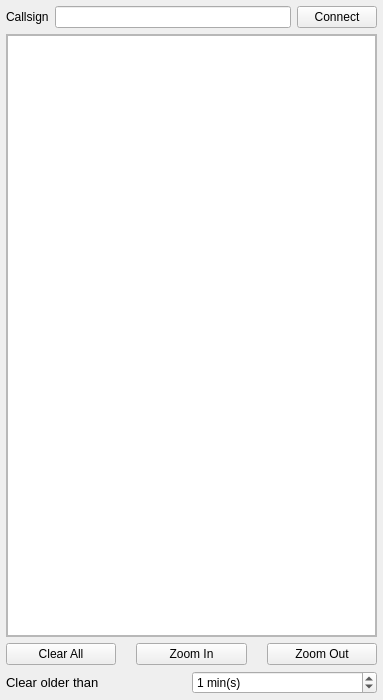
<?xml version="1.0" encoding="UTF-8"?>
<ui version="4.0">
 <class>BandMapWindow</class>
 <widget class="QDockWidget" name="BandMapWindow">
  <property name="geometry">
   <rect>
    <x>0</x>
    <y>0</y>
    <width>383</width>
    <height>700</height>
   </rect>
  </property>
  <property name="windowTitle">
   <string>BandMap</string>
  </property>
  <widget class="QWidget" name="widget">
   <layout class="QVBoxLayout" name="verticalLayout_2">
    <property name="spacing">
     <number>6</number>
    </property>
    <property name="leftMargin">
     <number>6</number>
    </property>
    <property name="topMargin">
     <number>6</number>
    </property>
    <property name="rightMargin">
     <number>6</number>
    </property>
    <property name="bottomMargin">
     <number>6</number>
    </property>
    <item>
     <layout class="QHBoxLayout" name="horizontalLayout_3">
      <item>
       <widget class="QLabel" name="label">
        <property name="text">
         <string>Callsign</string>
        </property>
       </widget>
      </item>
      <item>
       <widget class="QLineEdit" name="callsignField">
        <property name="focusPolicy">
         <enum>Qt::ClickFocus</enum>
        </property>
        <property name="accessibleName">
         <string>callsign</string>
        </property>
        <property name="accessibleDescription">
         <string>callsign used to sign in to dx cluster.</string>
        </property>
        <property name="styleSheet">
         <string notr="true">text-transform: uppercase;</string>
        </property>
       </widget>
      </item>
      <item>
       <widget class="QPushButton" name="connectButton">
        <property name="focusPolicy">
         <enum>Qt::ClickFocus</enum>
        </property>
        <property name="accessibleName">
         <string>connect</string>
        </property>
        <property name="accessibleDescription">
         <string>connect to d x cluster.</string>
        </property>
        <property name="text">
         <string>Connect</string>
        </property>
       </widget>
      </item>
     </layout>
    </item>
    <item>
     <widget class="QScrollArea" name="scrollArea">
      <property name="focusPolicy">
       <enum>Qt::ClickFocus</enum>
      </property>
      <property name="font">
       <font>
        <pointsize>9</pointsize>
       </font>
      </property>
      <property name="widgetResizable">
       <bool>true</bool>
      </property>
      <widget class="QWidget" name="scrollAreaWidgetContents">
       <property name="geometry">
        <rect>
         <x>0</x>
         <y>0</y>
         <width>369</width>
         <height>558</height>
        </rect>
       </property>
       <property name="font">
        <font>
         <pointsize>9</pointsize>
        </font>
       </property>
       <layout class="QVBoxLayout" name="verticalLayout">
        <property name="margin" stdset="0">
         <number>0</number>
        </property>
        <item>
         <widget class="QGraphicsView" name="graphicsView">
          <property name="font">
           <font>
            <pointsize>6</pointsize>
           </font>
          </property>
          <property name="focusPolicy">
           <enum>Qt::NoFocus</enum>
          </property>
          <property name="accessibleName">
           <string>spots</string>
          </property>
          <property name="accessibleDescription">
           <string>spots from cluster.</string>
          </property>
         </widget>
        </item>
       </layout>
      </widget>
     </widget>
    </item>
    <item>
     <layout class="QHBoxLayout" name="horizontalLayout">
      <property name="spacing">
       <number>20</number>
      </property>
      <property name="leftMargin">
       <number>0</number>
      </property>
      <property name="rightMargin">
       <number>0</number>
      </property>
      <item>
       <widget class="QPushButton" name="clearButton">
        <property name="focusPolicy">
         <enum>Qt::NoFocus</enum>
        </property>
        <property name="accessibleName">
         <string>clear all</string>
        </property>
        <property name="accessibleDescription">
         <string>clear spots</string>
        </property>
        <property name="text">
         <string>Clear All</string>
        </property>
       </widget>
      </item>
      <item>
       <widget class="QPushButton" name="zoominButton">
        <property name="focusPolicy">
         <enum>Qt::NoFocus</enum>
        </property>
        <property name="accessibleName">
         <string>zoom in</string>
        </property>
        <property name="accessibleDescription">
         <string>zoom in</string>
        </property>
        <property name="text">
         <string>Zoom In</string>
        </property>
       </widget>
      </item>
      <item>
       <widget class="QPushButton" name="zoomoutButton">
        <property name="focusPolicy">
         <enum>Qt::NoFocus</enum>
        </property>
        <property name="accessibleName">
         <string>zoom out</string>
        </property>
        <property name="accessibleDescription">
         <string>zoom out</string>
        </property>
        <property name="text">
         <string>Zoom Out</string>
        </property>
       </widget>
      </item>
     </layout>
    </item>
    <item>
     <layout class="QHBoxLayout" name="horizontalLayout_2">
      <property name="spacing">
       <number>0</number>
      </property>
      <property name="leftMargin">
       <number>0</number>
      </property>
      <property name="rightMargin">
       <number>0</number>
      </property>
      <item>
       <widget class="QLabel" name="clear_spot_olderLabel">
        <property name="font">
         <font>
          <pointsize>10</pointsize>
         </font>
        </property>
        <property name="text">
         <string>Clear older than </string>
        </property>
        <property name="margin">
         <number>0</number>
        </property>
       </widget>
      </item>
      <item>
       <widget class="QSpinBox" name="clear_spot_olderSpinBox">
        <property name="focusPolicy">
         <enum>Qt::ClickFocus</enum>
        </property>
        <property name="accessibleName">
         <string>clear spots older than</string>
        </property>
        <property name="accessibleDescription">
         <string>removes spots older than x amount of minutes ago.</string>
        </property>
        <property name="specialValueText">
         <string>Never</string>
        </property>
        <property name="suffix">
         <string> min(s)</string>
        </property>
        <property name="maximum">
         <number>9999</number>
        </property>
        <property name="value">
         <number>1</number>
        </property>
       </widget>
      </item>
     </layout>
    </item>
   </layout>
  </widget>
 </widget>
 <resources/>
 <connections/>
</ui>
